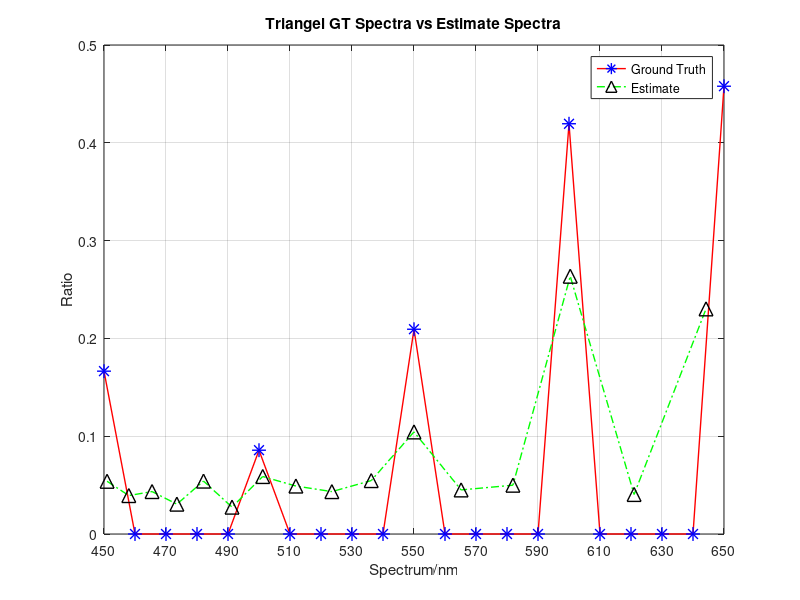
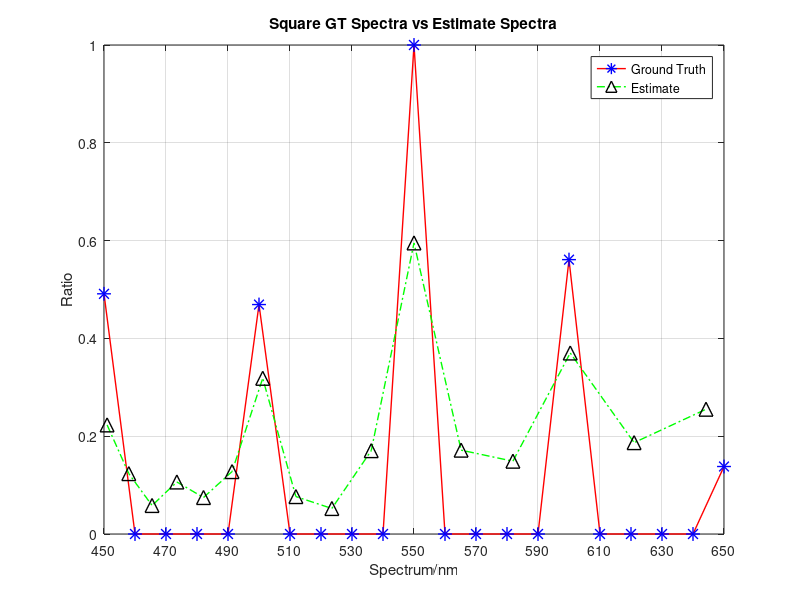
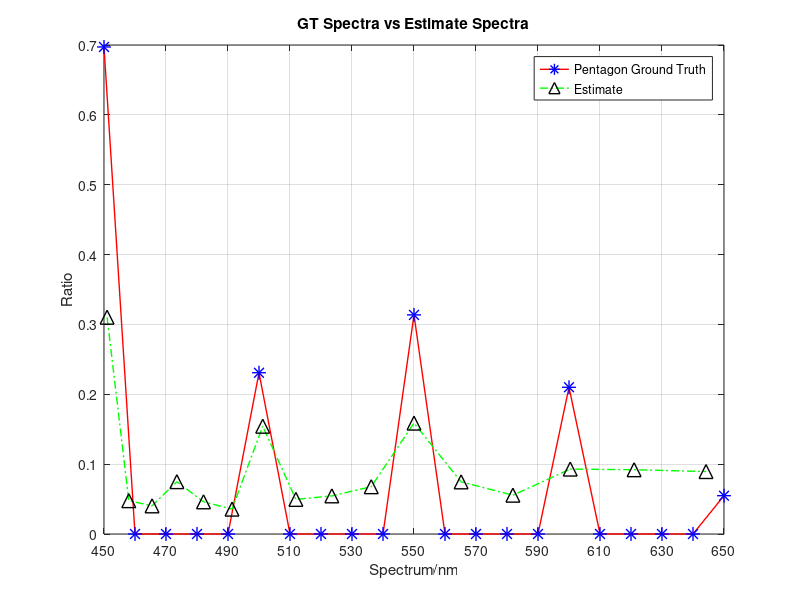

Write MATLAB code to recreate these figures, in order.
close all
clear all
clc

%%% Comparision between estimate and ground truth - Spectra

% Spectra estimate data from 
% D:\PhD Project\Tuneable Dual Prism Dispersion Simulation 050817\CASSI Code - Duke University\2018-01-18 x_twist_crop_256
load x_twist_spec_crop_256.mat 

% Spectra ground truth data from
% D:\PhD Project\Tuneable Dual Prism Dispersion Simulation 050817\TracePro Simulation 090118\2018-01-19 groundtruth\Original Light Source 256
load gt_spec_crop_256.mat

%%%%%%%%%%%%%%%%%%
% Triangle

figure;
plot(spec_gt.wv,spec_gt.t,'-*r','LineWidth',1, ...
    'MarkerEdgeColor','b',...
    'MarkerSize',10);
hold on
plot(spec_x_twist.wv,spec_x_twist.t,'-.^g','LineWidth',1, ...
    'MarkerEdgeColor','k',...
    'MarkerSize',10);

xlabel('Spectrum/nm');
ylabel('Ratio');
title('Triangel GT Spectra vs Estimate Spectra');
% axis([450 650]);
set(gca,'XTick',450:20:650);
% set(gca,'YTick',0:0.1:0.5);
grid on
legend('Ground Truth','Estimate');
set(gcf,'color','w');


%%%%%%%%%%%%%%%%%%
% Square

figure;
plot(spec_gt.wv,spec_gt.s,'-*r','LineWidth',1, ...
    'MarkerEdgeColor','b',...
    'MarkerSize',10);
hold on
plot(spec_x_twist.wv,spec_x_twist.s,'-.^g','LineWidth',1, ...
    'MarkerEdgeColor','k',...
    'MarkerSize',10);

xlabel('Spectrum/nm');
ylabel('Ratio');
title('Square GT Spectra vs Estimate Spectra');
% axis([450 650]);
set(gca,'XTick',450:20:650);
% set(gca,'YTick',0:0.1:0.5);
grid on
legend('Ground Truth','Estimate');
set(gcf,'color','w');


%%%%%%%%%%%%%%%%%%
% Pentagon

figure;
plot(spec_gt.wv,spec_gt.p,'-*r','LineWidth',1, ...
    'MarkerEdgeColor','b',...
    'MarkerSize',10);
hold on
plot(spec_x_twist.wv,spec_x_twist.p,'-.^g','LineWidth',1, ...
    'MarkerEdgeColor','k',...
    'MarkerSize',10);

xlabel('Spectrum/nm');
ylabel('Ratio');
title('GT Spectra vs Estimate Spectra');
% axis([450 650]);
set(gca,'XTick',450:20:650);
% set(gca,'YTick',0:0.1:0.5);
grid on
legend('Pentagon Ground Truth','Estimate');
set(gcf,'color','w');